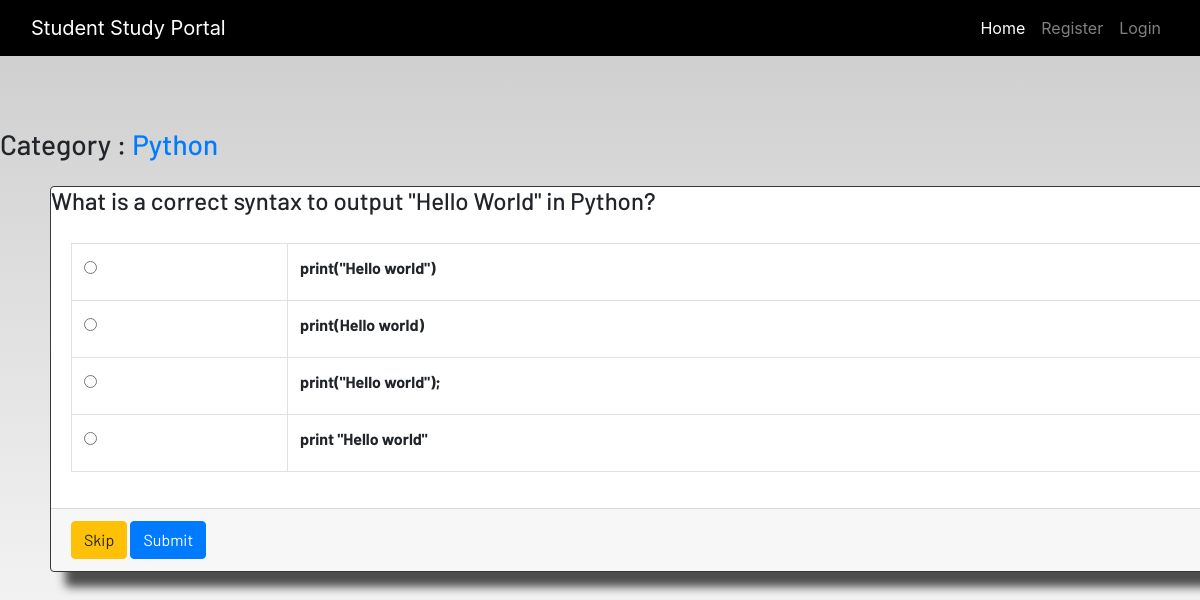
/category-questions/1, run on the app's committed database.
### dashboad/models.py (models this page shows, shortened)
class QuizCategory(models.Model):
    title=models.CharField(max_length=100)
    detail=models.TextField()
    image=models.ImageField(upload_to='cat_imgs/')
    class Meta:
         verbose_name_plural = "Quiz Categories"

class QuizQuestion(models.Model):
    category=models.ForeignKey(QuizCategory, on_delete=models.CASCADE)
    question=models.TextField()
    opt_1=models.CharField(max_length=200)
    opt_2=models.CharField(max_length=200)
    opt_3=models.CharField(max_length=200)
    opt_4=models.CharField(max_length=200)
    level=models.CharField(max_length=200)
    time_limit=models.IntegerField()
    right_opt=models.CharField(max_length=200)
    class Meta:
         verbose_name_plural = "Quiz Questions"

### dashboad/views.py (the view)
# urls.py: path('category-questions/<int:cat_id>', views.category_questions,name='category_questions'),
def category_questions(request,cat_id):
    category=QuizCategory.objects.get(id=cat_id)
    question=QuizQuestion.objects.filter(category=category).order_by('id').first()
    return render(request , "dashboard/category-questions.html",{'question':question,'category':category})

### dashboad/templates/dashboard/category-questions.html (shortened to what this page needs)
{% extends 'dashboard/base.html' %}
{% load static %}
{% block content %}
  <h3 align: "center" class="my-4">Category : <span class="text-primary">{{ category.title }} </span></h3>
  <div class="card my-4 border-dark">
    <h4 "card-header">{{question.question}} </h4>
    <form method="post" action={% url 'submit_answer' category.id question.id %}>
    <div class="card-body border-dark">
      <table class="table table-bordered border-dark">
        <tr>
          <td>
            <input  id="option-1" value="{{question.opt_1}}" id="option_1" name="answer" type="radio" />
          </td>
          <th> <label for="option-1">{{question.opt_1}}</label></th>
        </tr>
        <tr>
          <td>
            <input id="option-2" name="answer" value="{{question.opt_2}}" id="option_2" type="radio" />
          </td>
          <th> <label for="option-2">{{question.opt_2}}</label></th>
        </tr>
        <tr>
          <td>
            <input  id="option-3" name="answer" value="{{question.opt_3}}" id="option_3" type="radio" />
          </td>
          <th> <label for="option-3">{{question.opt_3}}</label></th>
        </tr>
        <tr>
          <td>
            <input  id="option-4" name="answer" value="{{question.opt_4}}" id="option_4" type="radio" />
          </td>
          <th> <label for="option-4">{{question.opt_4}}</label></th>
        </tr>
      </table>
    </div>
    <div class="card-footer">
      <input type="submit" name="skip" value="Skip" class="btn btn-warning skipBtn" />
      <input type="submit" name="submit" value="Submit" class="btn btn-primary submitBtn"  />
    </div>
  </form>
  </div>
{% endblock %}

### static/css/main.css (style rules this page uses)
html { scroll-behavior: smooth; height: 100%; width: 100%; }
.card { box-shadow: 15px 15px 10px rgb(78, 77, 77); }
.card h4 { margin-right: 50px; text-align: left; }
html, body { max-width: 100%; overflow-x: hidden; height: 100%; width: 100%; }
body { background: linear-gradient(rgba(0, 0, 0, 0.2), rgba(255, 255, 255, 0.5)); overflow-x: hidden; background-repeat: no-repeat; }
.my-4 { left:50px; }

### data on the page
QuizCategory: title "Python"
QuizQuestion: question "What is a correct syntax to output \"Hello World\" in Python?", opt_1 "print(\"Hello world\")", opt_2 "print(Hello world)", opt_3 "print(\"Hello world\");", opt_4 "print \"Hello world\""
